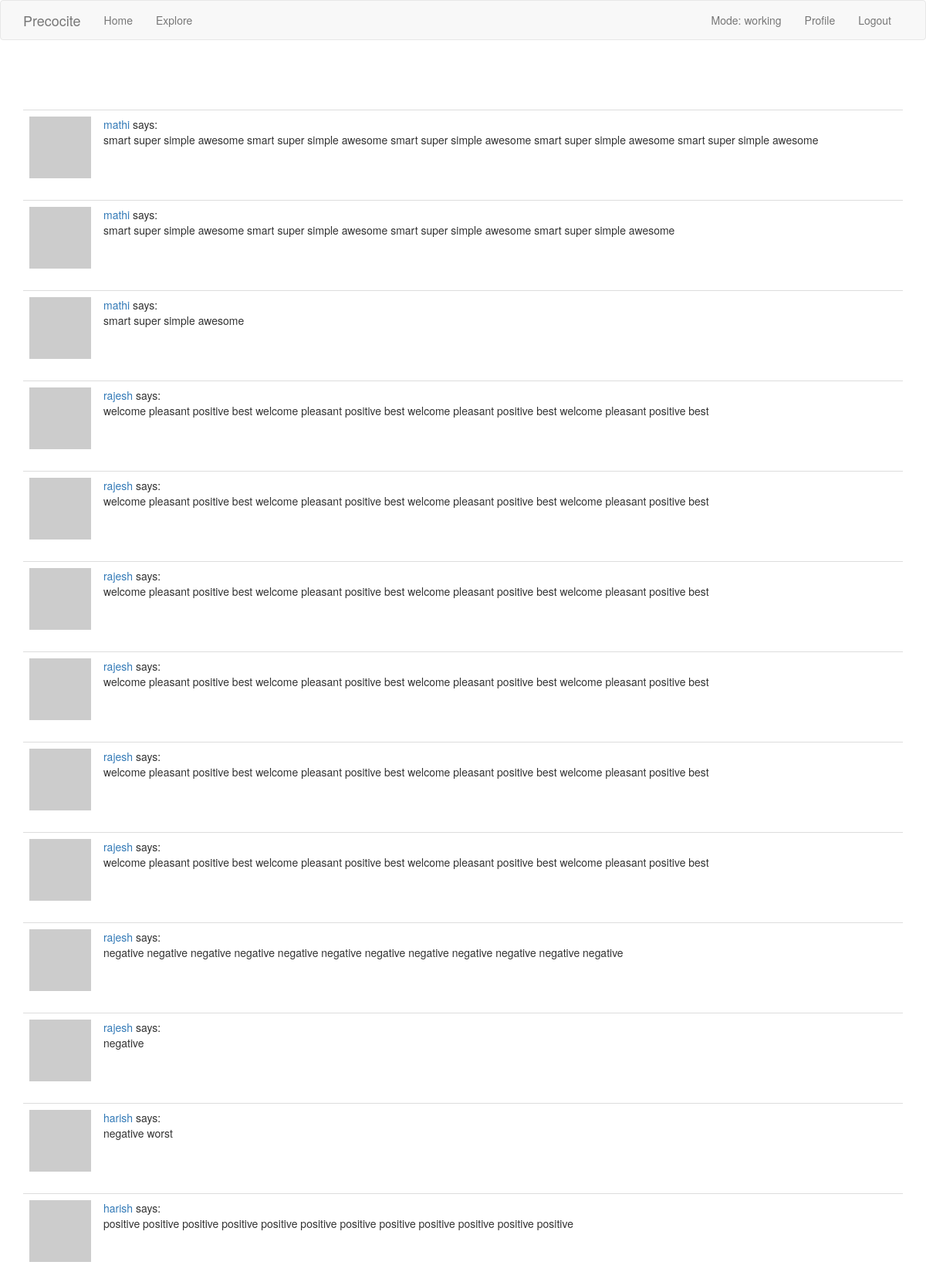
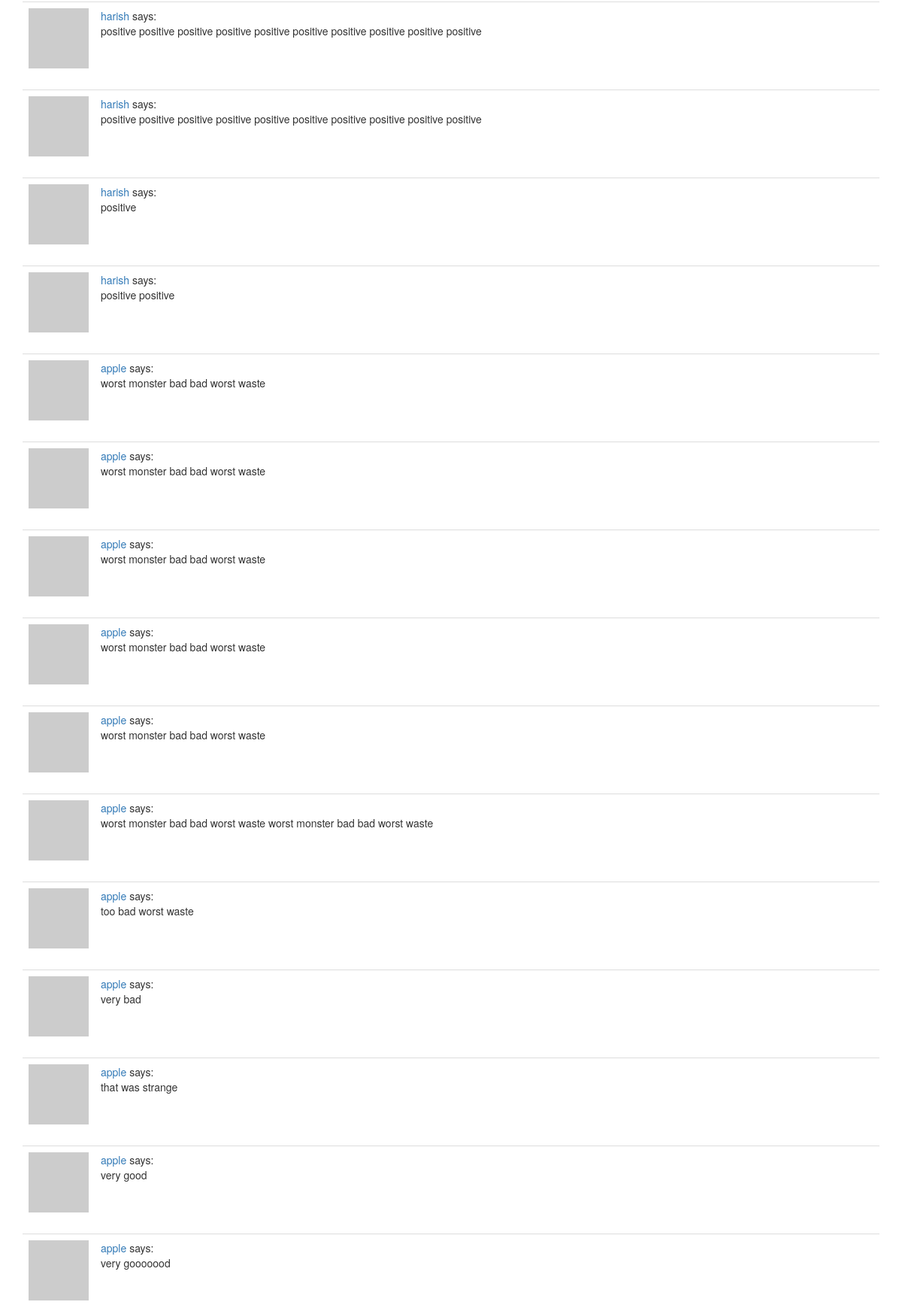
Page /explore (signed in, upper part) on the committed database (2 pictures, top to bottom).
### app/models.py (models this page shows, shortened)
class User(UserMixin, db.Model):
    id = db.Column(db.Integer, primary_key=True)
    username = db.Column(db.String(64), index=True, unique=True)
    email = db.Column(db.String(120), index=True, unique=True)
    password_hash = db.Column(db.String(128))
    posts = db.relationship('Post', backref='author', lazy='dynamic')
    about_me = db.Column(db.String(140))
    last_seen = db.Column(db.DateTime, default=datetime.utcnow)
    current_mode = db.Column(db.String(64))
    current_polarity = db.Column(db.Float)
    def avatar(self, size):
        digest = md5(self.email.lower().encode('utf-8')).hexdigest()
        return 'https://www.gravatar.com/avatar/{}?d=identicon&s={}'.format(
            digest, size)
    followed = db.relationship(
        'User', secondary=followers,
        primaryjoin=(followers.c.follower_id == id),
        secondaryjoin=(followers.c.followed_id == id),
        backref=db.backref('followers', lazy='dynamic'), lazy='dynamic')

class Post(db.Model):
    id = db.Column(db.Integer, primary_key=True)
    body = db.Column(db.String(140))
    timestamp = db.Column(db.DateTime, index=True, default=datetime.utcnow)
    user_id = db.Column(db.Integer, db.ForeignKey('user.id'))

### app/routes.py (the view)
@app.route('/explore')
@login_required
def explore():
    posts = Post.query.order_by(Post.timestamp.desc()).all()
    return render_template('index.html', title='Explore', posts=posts)

### app/models.py (called while the page is built)
@login.user_loader
def load_user(id):
    return User.query.get(int(id))

### app/routes.py (called while the page is built)
@app.before_request
def before_request():
    if current_user.is_authenticated:
        current_user.last_seen = datetime.utcnow()
        db.session.commit()

### app/templates/index.html (shortened to what this page needs)
{% extends "base.html" %}
{% import 'bootstrap/wtf.html' as wtf %}
{% block app_content %}
    <div>
    {% for post in posts %}
        {% include '_post.html' %}
    {% endfor %}
    </div>
{% endblock %}

### app/templates/base.html (shortened to what this page needs)
{% extends 'bootstrap/base.html' %}
{% block navbar %}
    <nav class="navbar navbar-default">
        <div class="container">
            <div class="navbar-header">
                <a class="navbar-brand" href="{{ url_for('landing') }}">Precocite</a>
            </div>
            <div class="collapse navbar-collapse" id="bs-example-navbar-collapse-1">
                <ul class="nav navbar-nav">
                    <li><a href="{{ url_for('landing') }}">Home</a></li>
                    <li><a href="{{ url_for('explore') }}">Explore</a></li>
                </ul>
                <ul class="nav navbar-nav navbar-right">
                    {% if current_user.is_anonymous %}
                    <li><a href="{{ url_for('login') }}">Login</a></li>
                    {% else %}
                    <li><a class="navbar-nav"> Mode: {{ current_user.current_mode }}</a></li>
                    <li><a href="{{ url_for('user', username=current_user.username) }}">Profile</a></li>
                    <li><a href="{{ url_for('logout') }}">Logout</a></li>
                    {% endif %}
                </ul>
            </div>
        </div>
    </nav>
{% endblock %}
{% block content %}
    <div class="container">
        {% block app_content %}{% endblock %}
    </div>
{% endblock %}

### app/templates/_post.html
    <table class="table table-hover">
        <tr>
            <td width="70px">
                <a href="{{ url_for('user', username=post.author.username) }}">
                    <img src="{{ post.author.avatar(70) }}" />
                </a>
            </td>
            <td>
                <a href="{{ url_for('user', username=post.author.username) }}">
                    {{ post.author.username }}
                </a>
                says:
                <br>
                {{ post.body }}
            </td>
        </tr>
    </table>

### rows in the picture
User: current_mode "working"
Post: author.username "mathi", body "smart super simple awesome smart super simple awesome smart super simple awesome smart super simple awesome smart super simple awesome"
Post: author.username "mathi", body "smart super simple awesome smart super simple awesome smart super simple awesome smart super simple awesome"
Post: author.username "mathi", body "smart super simple awesome"
Post: author.username "rajesh", body "welcome pleasant positive best welcome pleasant positive best welcome pleasant positive best welcome pleasant positive best"
Post: author.username "rajesh", body "welcome pleasant positive best welcome pleasant positive best welcome pleasant positive best welcome pleasant positive best"
Post: author.username "rajesh", body "welcome pleasant positive best welcome pleasant positive best welcome pleasant positive best welcome pleasant positive best"
Post: author.username "rajesh", body "welcome pleasant positive best welcome pleasant positive best welcome pleasant positive best welcome pleasant positive best"
Post: author.username "rajesh", body "welcome pleasant positive best welcome pleasant positive best welcome pleasant positive best welcome pleasant positive best"
Post: author.username "rajesh", body "welcome pleasant positive best welcome pleasant positive best welcome pleasant positive best welcome pleasant positive best"
Post: author.username "rajesh", body "negative negative negative negative negative negative negative negative negative negative negative negative"
Post: author.username "rajesh", body "negative"
Post: author.username "harish", body "negative worst"
Post: author.username "harish", body "positive positive positive positive positive positive positive positive positive positive positive positive"
Post: author.username "harish", body "positive positive positive positive positive positive positive positive positive positive"
Post: author.username "harish", body "positive positive positive positive positive positive positive positive positive positive"
Post: author.username "harish", body "positive"
Post: author.username "harish", body "positive positive"
Post: author.username "apple", body "worst monster bad bad worst waste"
Post: author.username "apple", body "worst monster bad bad worst waste"
Post: author.username "apple", body "worst monster bad bad worst waste"
Post: author.username "apple", body "worst monster bad bad worst waste"
Post: author.username "apple", body "worst monster bad bad worst waste"
Post: author.username "apple", body "worst monster bad bad worst waste worst monster bad bad worst waste"
Post: author.username "apple", body "too bad worst waste"
Post: author.username "apple", body "very bad"
Post: author.username "apple", body "that was strange"
Post: author.username "apple", body "very good"
Post: author.username "apple", body "very gooooood"
